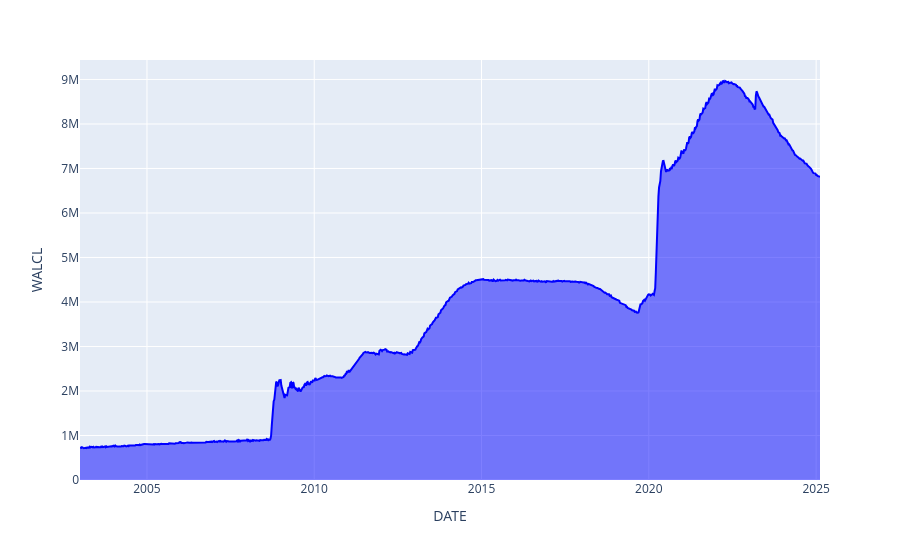

The code cell stored with this chart in its notebook:
### Code cell
# Defina a data de início
start_date = '2003-01-01'

# Filtre o DataFrame para incluir apenas dados a partir da data de início
filtered_data = FEDASSETS[FEDASSETS.index >= pd.to_datetime(start_date)]

# Crie o gráfico de área
fig = px.area(filtered_data, x=filtered_data.index, y='WALCL')
fig.update_traces(line_color='blue', fillcolor='rgba(0, 0, 255, 0.5)')
fig.show()

### Figure 1 — Plotly figure (JSON) as saved in the notebook; plotly's stock layout.template omitted (floating-point values rounded to 4 significant figures; data arrays with more than 128 entries replaced by an {"elided": "..."} marker saying what was removed)
{"data": [{"fillcolor": "rgba(0, 0, 255, 0.5)", "fillpattern": {"shape": ""}, "hovertemplate": "DATE=%{x}<br>WALCL=%{y}<extra></extra>", "legendgroup": "", "line": {"color": "blue"}, "marker": {"symbol": "circle"}, "mode": "lines", "name": "", "orientation": "v", "showlegend": false, "stackgroup": "1", "type": "scatter", "x": {"elided": "1155 str values"}, "xaxis": "x", "y": {"elided": "1155 int values"}, "yaxis": "y"}], "layout": {"legend": {"tracegroupgap": 0}, "margin": {"t": 60}, "xaxis": {"anchor": "y", "domain": [0, 1], "title": {"text": "DATE"}}, "yaxis": {"anchor": "x", "domain": [0, 1], "title": {"text": "WALCL"}}}}
